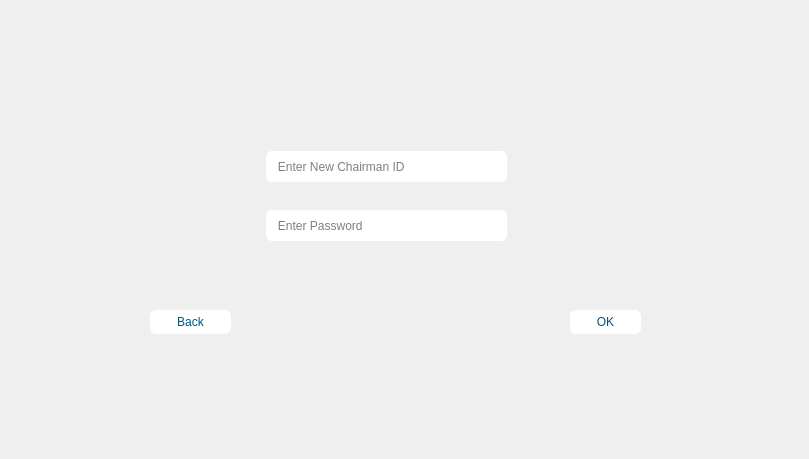
      <widget class="QWidget" name="Change_cr">
       <widget class="QLineEdit" name="cng_cr_id">
        <property name="geometry">
         <rect>
          <x>266</x>
          <y>151</y>
          <width>241</width>
          <height>31</height>
         </rect>
        </property>
        <property name="styleSheet">
         <string notr="true">background-color: rgb(255, 255, 255);
border-radius: 6px;</string>
        </property>
        <property name="placeholderText">
         <string>   Enter New Chairman ID</string>
        </property>
       </widget>
       <widget class="QLineEdit" name="cng_cr_pass">
        <property name="geometry">
         <rect>
          <x>266</x>
          <y>210</y>
          <width>241</width>
          <height>31</height>
         </rect>
        </property>
        <property name="styleSheet">
         <string notr="true">background-color: rgb(255, 255, 255);
border-radius: 6px;</string>
        </property>
        <property name="placeholderText">
         <string>   Enter Password</string>
        </property>
       </widget>
       <widget class="QPushButton" name="back_sup_3">
        <property name="geometry">
         <rect>
          <x>150</x>
          <y>310</y>
          <width>81</width>
          <height>24</height>
         </rect>
        </property>
        <property name="styleSheet">
         <string notr="true">color: rgb(0, 85, 127);
background-color: rgb(255, 255, 255);
font: 700 10pt &quot;Segoe UI&quot;;
border-radius: 6px;</string>
        </property>
        <property name="text">
         <string>Back</string>
        </property>
        <property name="icon">
         <iconset resource="IMAGE.qrc">
          <normaloff>:/pic/images/back.png</normaloff>:/pic/images/back.png</iconset>
        </property>
       </widget>
       <widget class="QPushButton" name="ok_sup_3">
        <property name="geometry">
         <rect>
          <x>570</x>
          <y>310</y>
          <width>71</width>
          <height>24</height>
         </rect>
        </property>
        <property name="styleSheet">
         <string notr="true">color: rgb(0, 85, 127);
background-color: rgb(255, 255, 255);
font: 700 10pt &quot;Segoe UI&quot;;
border-radius: 6px;</string>
        </property>
        <property name="text">
         <string>OK</string>
        </property>
        <property name="icon">
         <iconset resource="IMAGE.qrc">
          <normaloff>:/pic/images/OK.png</normaloff>:/pic/images/OK.png</iconset>
        </property>
       </widget>
       <widget class="QLabel" name="label_41">
        <property name="geometry">
         <rect>
          <x>0</x>
          <y>0</y>
          <width>800</width>
          <height>450</height>
         </rect>
        </property>
        <property name="text">
         <string/>
        </property>
        <property name="pixmap">
         <pixmap resource="IMAGE.qrc">:/pic/images/New Chair.png</pixmap>
        </property>
        <property name="scaledContents">
         <bool>true</bool>
        </property>
       </widget>
       <zorder>label_41</zorder>
       <zorder>cng_cr_id</zorder>
       <zorder>cng_cr_pass</zorder>
       <zorder>back_sup_3</zorder>
       <zorder>ok_sup_3</zorder>
      </widget>
